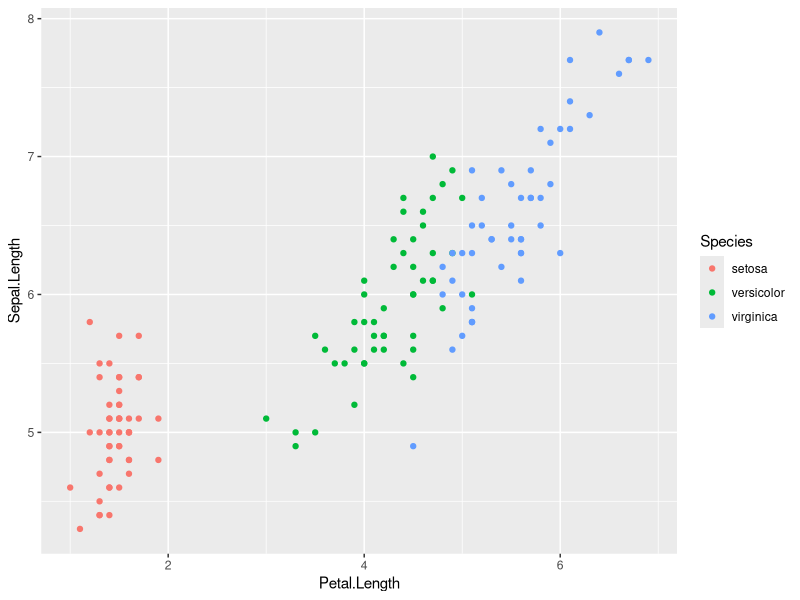
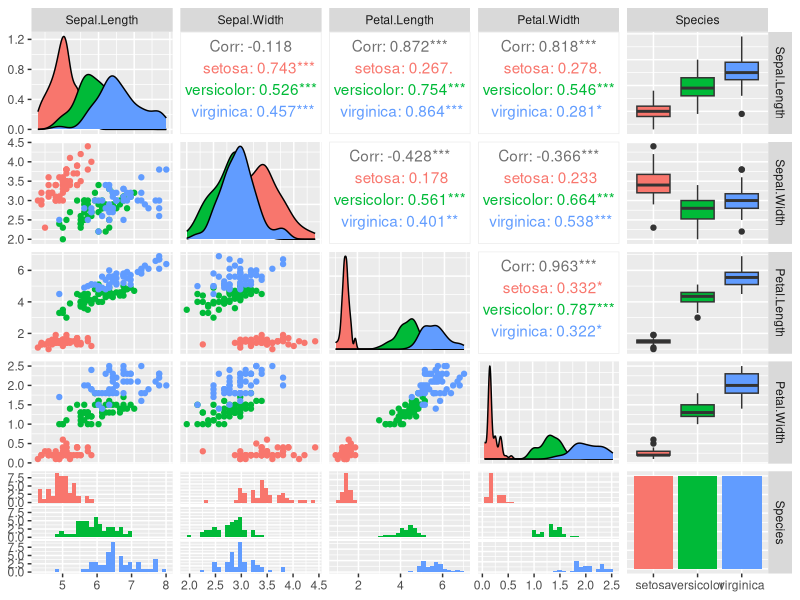
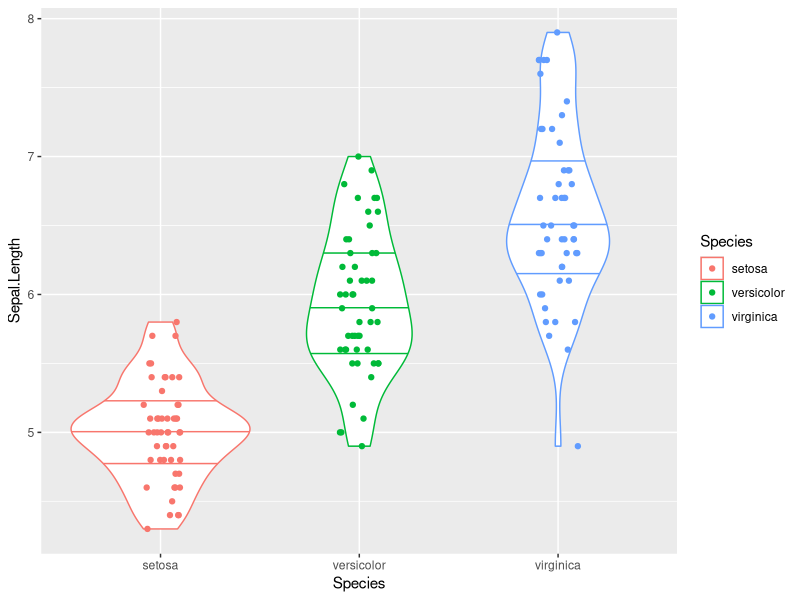
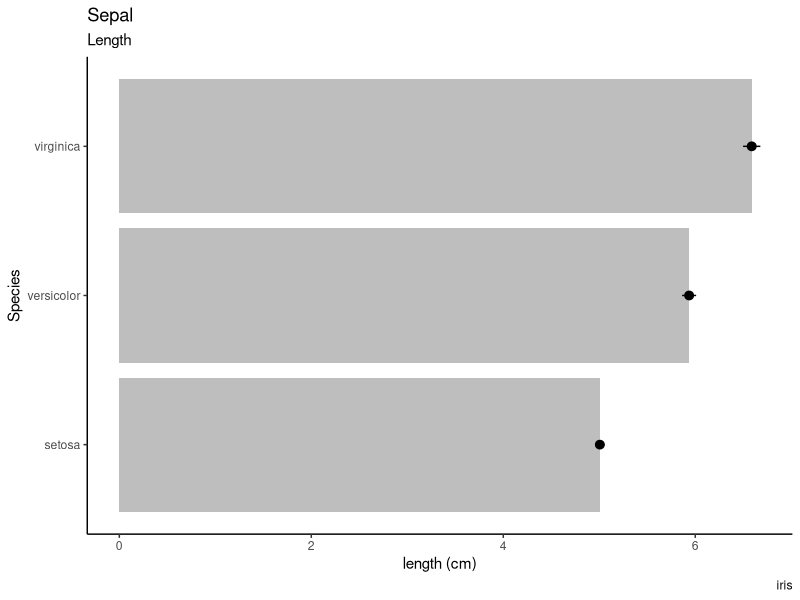

Here is the R script that generated these plots, in order:
# irisでggplotのれんしゅう

library(dplyr)
library(ggplot2)
library(GGally)

# 散布図
g <- ggplot(data = iris) +
  geom_point(mapping = aes(x=Petal.Length, y=Sepal.Length, group=Species, colour=Species))
plot(g)

# 対散布図はこれが手っ取り早い
g <- ggpairs(data = iris, mapping = aes(group=Species, colour=Species))
g

# バイオリン図
g <- ggplot(data = iris, mapping = aes(x=Species, y=Sepal.Length, group=Species, colour=Species)) +
  geom_violin(draw_quantiles = c(0.25, 0.5, 0.75)) +  # quantileを表示
  geom_point(position = position_jitter(width=0.1, height=0, seed=72))  # 点をずらして全て表示できるようにする
  # geom_jitter(width=0.1, height=0)  # seed設定できない？
plot(g)

# 棒グラフ（mean±SE）
g <- ggplot(data = iris, mapping = aes(x=Species, y=Sepal.Length, group=Species)) +
  theme_classic() +  # 背景を白のみにする
  stat_summary(geom="bar", fun="mean", fill="grey") +
  stat_summary(geom="pointrange", fun.data="mean_se") +
  coord_flip() +  # X軸とY軸を入れ替え
  labs(title = "Sepal"
      , subtitle = "Length"
      , caption = "iris"
      , x = "Species"
      , y = "length (cm)")
plot(g)
